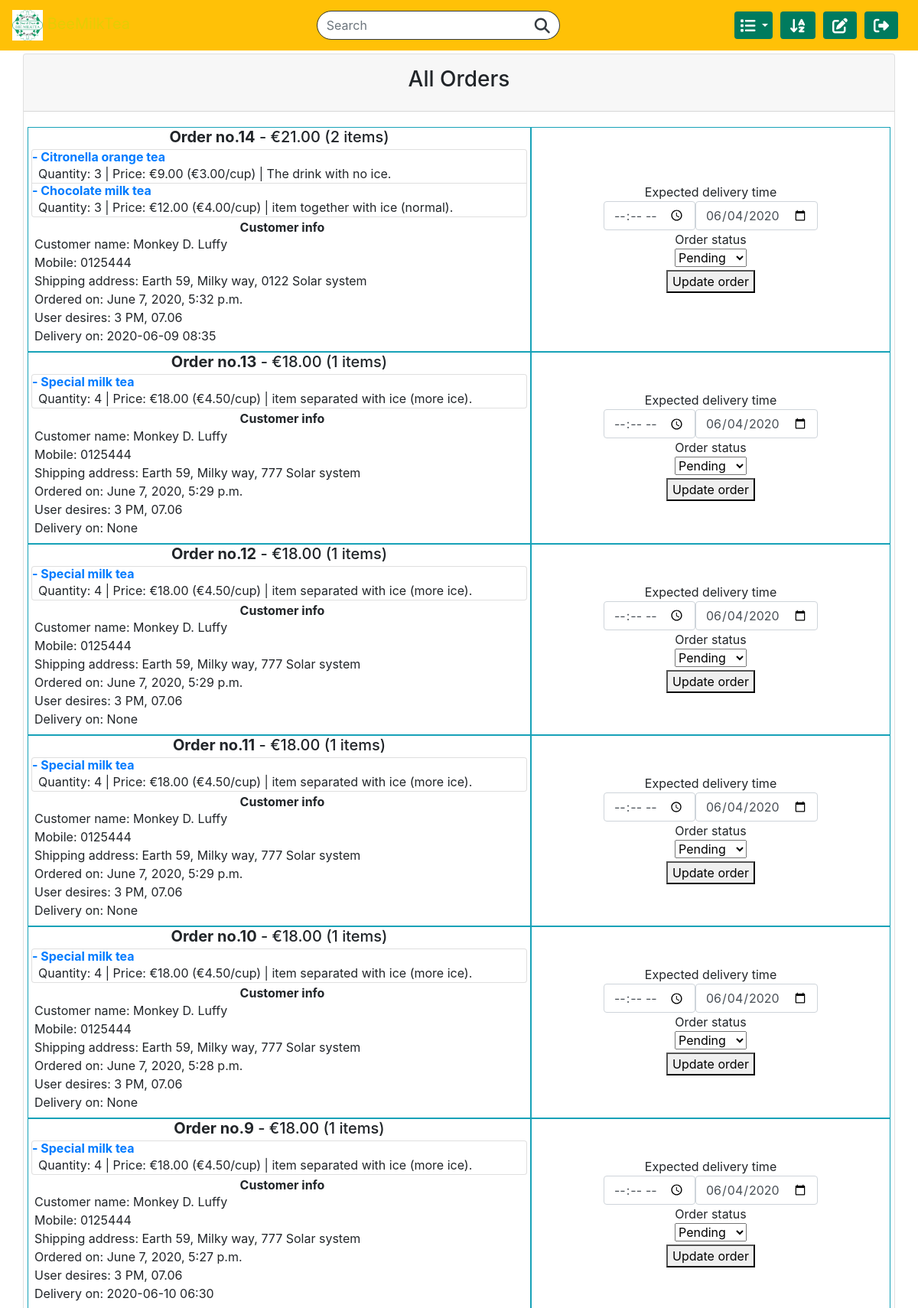
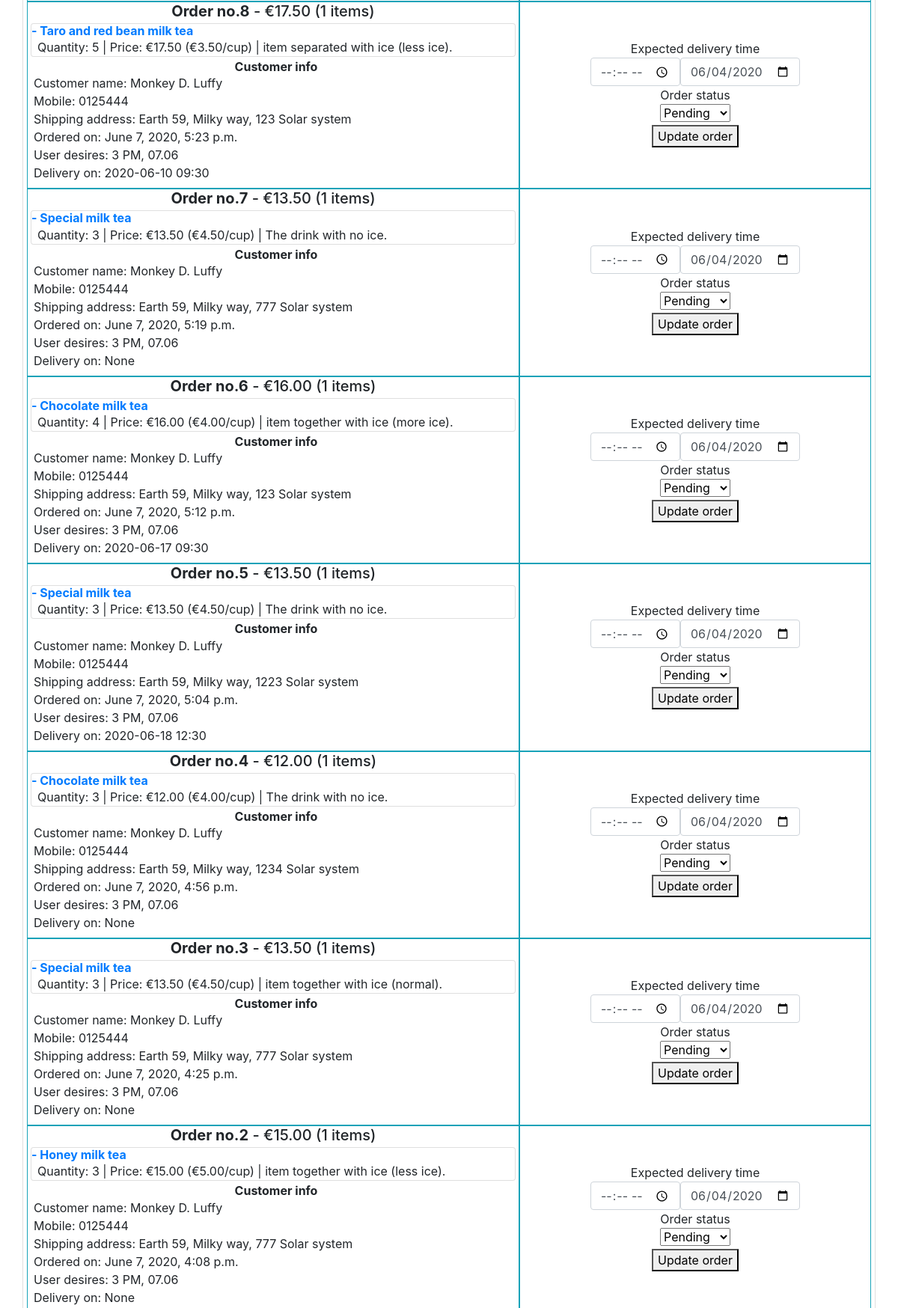
The app's page /manageOrder (signed in, upper part) with its own data (2 pictures, top to bottom).
### orders/models.py (models this page shows, shortened)
class Order(models.Model):
    user = models.ForeignKey(User, on_delete=models.CASCADE, related_name="usernames")
    ordered_items = models.ManyToManyField(Ordered_item, blank=True, related_name="items")
    name = models.CharField(max_length=32, blank=True)
    mobile = models.CharField(max_length=16, blank=True)
    shipping_address = models.TextField(blank=True)
    email = models.CharField(max_length=64, blank=True)
    total_price = models.DecimalField(decimal_places=2, max_digits=6)
    ordered_time = models.DateTimeField(auto_now_add=True)
    expected_time_request = models.TextField(blank=True)
    delivery_time = models.CharField(max_length=32, blank=True, null=True)
    status = models.CharField(max_length=32, choices=STATUS, default='Pending')

class Product(models.Model):
    name = models.CharField(max_length=64)
    category = models.CharField(max_length=32, choices=CATEGORIES, default='MILK TEA')
    price = models.DecimalField(decimal_places=2, max_digits=5)
    unit = models.CharField(max_length=10, default='1 ly')
    availability = models.CharField(max_length=32, choices=AVAILABILITIES, default='available')
    quantity = models.IntegerField()
    description_short = models.CharField(max_length=64, default='available')
    description_long = models.TextField(default='available')
    image = models.ImageField(verbose_name="Product Image", upload_to="orders/static/orders/images/", default=None, blank=True)
    image_filename = models.CharField(max_length=256, default="image.jpg")

class Ordered_item(models.Model):
    product = models.ForeignKey(Product, on_delete=models.CASCADE, related_name="product")
    quantity = models.IntegerField()
    price_quantity = models.DecimalField(decimal_places=2, max_digits=5)
    notice = models.TextField(blank=True)

### orders/views.py (the view, shortened to what this page needs)
# urls.py: path("manageOrder", views.manageOrder_view, name="manageOrder"),
def manageOrder_view(request):
    if request.user.is_superuser:
        all_orders = list_detail_orders(Order.objects.all())
        context = {
            "orders": all_orders,
        }
        return render(request, 'orders/manageOrder.html', context)
    else:
        return HttpResponseRedirect(reverse("index"))

### orders/templates/orders/manageOrder.html (shortened to what this page needs)
{% extends "orders/base.html" %}
{% block main %}
<div class="container-md cart p-0 mt-3 mb-3">
  <div class="card">
    <div class="card-header pt-3 pb-3 pl-0 pr-0">
      <h3 class="text-center">All Orders</h3>
    </div>
    <div class="card-body">
      <div class="row">
        {% for id, order in orders.items %}
        <div class="col-7 border border-info p-0">
          <h5 class="text-center m-0"><b>Order no.{{ id }}</b> - €{{ order.total_price }} ({{ order.item_count }} items)</h5>
          <ul class="list-group m-1">
            {% for item in order.ordered_products %}
            <li class="list-group-item p-0">
              <a href="/item/${item["id"]}"><h6 class="m-0"><b>- {{ item.name }}</b></h6></a>
              <p class="m-0 pl-2">Quantity: {{ item.quantity }} | Price: €{{ item.price }} (€{{ item.basic_price }}/{{ item.unit }}) | {{ item.user_request }}</p>
            </li>
            {% endfor %}
          </ul>
          <div class="reciever_info ml-2 mb-2">
            <h6 class="text-center mb-0"><b>Customer info</b></h6>
            <p class="m-0">Customer name: {{ order.customer_name }}</p>
            <p class="m-0">Mobile: {{ order.customer_mobile }}</p>
            <p class="m-0">Shipping address: {{ order.shipping_address }}</p>
            <p class="m-0">Ordered on: {{ order.customer_ordered_time }}</p>
            <p class="m-0">User desires: {{ order.customer_desires }}</p>
            <p class="m-0">Delivery on: {{ order.delivery_time }}</p>
          </div>
        </div>
        <div class="col-5 d-flex align-items-center border border-info p-0">
          <div class="text-center w-100">
            {% if order.status == "Delivered"%}
              <p>{{ order.status }}</p>
            {% else %}
              <form action="/manageOrder" class="mb-1" method="post">
                <div class="form-group m-0">
                  <label for="datetime" class="m-0">Expected delivery time</label>
                  <div class="d-sm-flex justify-content-center">
                    <div class="text-center">
                      <input type="time" name="time" style="width: 120px;" class="form-control" id="datetime">
                    </div>
                    <div class="">
                      <input class="form-control" name="date" style="width: 160px;" type="date" value="2020-06-04" id="example-date-input">
                    </div>
                  </div>
                </div>
                <div class="form-group m-0">
                  <label for="status" class="m-0" mt-2>Order status</label>
                  <div class="d-flex justify-content-center">
                    <select class="selectpicker price-select" data-width="100px" name="status" data-style="btn-success">
                      <option value="Pending">Pending</option>
                    </select>
                  </div>
                </div>
                <button class="button-confirm mt-1" type="submit">Update order</button>
              </form>
            {% endif %}
          </div>
        </div>
        {% endfor %}
      </div>
    </div>
  </div>
</div>
{% endblock %}

### orders/static/orders/css/styles.css (style rules this page uses)
html { min-height: 100%; position: relative; }
body { margin-bottom: 100px; margin-top: 70px; }

### records on screen
Order: total_price "21.00", customer_name "Monkey D. Luffy", customer_mobile "0125444", shipping_address "Earth 59, Milky way, 0122 Solar system", customer_ordered_time "June 7, 2020, 5:32 p.m.", customer_desires "3 PM, 07.06", delivery_time "2020-06-09 08:35"
Product: name "Citronella orange tea", basic_price "3.00", unit "cup"
Ordered_item: price "9.00", user_request "The drink with no ice."
Product: name "Chocolate milk tea" "Chocolate milk tea" "Chocolate milk tea", basic_price "4.00" "4.00" "4.00", unit "cup" "cup" "cup"
Ordered_item: price "12.00", user_request "item together with ice (normal)."
Order: total_price "18.00", customer_name "Monkey D. Luffy", customer_mobile "0125444", shipping_address "Earth 59, Milky way, 777 Solar system", customer_ordered_time "June 7, 2020, 5:29 p.m.", customer_desires "3 PM, 07.06"
Product: name "Special milk tea" "Special milk tea" "Special milk tea" "Special milk tea" "Special milk tea" "Special milk tea" "Special milk tea" "Special milk tea", basic_price "4.50" "4.50" "4.50" "4.50" "4.50" "4.50" "4.50" "4.50", unit "cup" "cup" "cup" "cup" "cup" "cup" "cup" "cup"
Ordered_item: price "18.00", user_request "item separated with ice (more ice)."
Order: total_price "18.00", customer_name "Monkey D. Luffy", customer_mobile "0125444", shipping_address "Earth 59, Milky way, 777 Solar system", customer_ordered_time "June 7, 2020, 5:29 p.m.", customer_desires "3 PM, 07.06"
Ordered_item: price "18.00", user_request "item separated with ice (more ice)."
Order: total_price "18.00", customer_name "Monkey D. Luffy", customer_mobile "0125444", shipping_address "Earth 59, Milky way, 777 Solar system", customer_ordered_time "June 7, 2020, 5:29 p.m.", customer_desires "3 PM, 07.06"
Ordered_item: price "18.00", user_request "item separated with ice (more ice)."
Order: total_price "18.00", customer_name "Monkey D. Luffy", customer_mobile "0125444", shipping_address "Earth 59, Milky way, 777 Solar system", customer_ordered_time "June 7, 2020, 5:28 p.m.", customer_desires "3 PM, 07.06"
Ordered_item: price "18.00", user_request "item separated with ice (more ice)."
Order: total_price "18.00", customer_name "Monkey D. Luffy", customer_mobile "0125444", shipping_address "Earth 59, Milky way, 777 Solar system", customer_ordered_time "June 7, 2020, 5:27 p.m.", customer_desires "3 PM, 07.06", delivery_time "2020-06-10 06:30"
Ordered_item: price "18.00", user_request "item separated with ice (more ice)."
Order: total_price "17.50", customer_name "Monkey D. Luffy", customer_mobile "0125444", shipping_address "Earth 59, Milky way, 123 Solar system", customer_ordered_time "June 7, 2020, 5:23 p.m.", customer_desires "3 PM, 07.06", delivery_time "2020-06-10 09:30"
Product: name "Taro and red bean milk tea", basic_price "3.50", unit "cup"
Ordered_item: price "17.50", user_request "item separated with ice (less ice)."
Order: total_price "13.50", customer_name "Monkey D. Luffy", customer_mobile "0125444", shipping_address "Earth 59, Milky way, 777 Solar system", customer_ordered_time "June 7, 2020, 5:19 p.m.", customer_desires "3 PM, 07.06"
Ordered_item: price "13.50", user_request "The drink with no ice."
Order: total_price "16.00", customer_name "Monkey D. Luffy", customer_mobile "0125444", shipping_address "Earth 59, Milky way, 123 Solar system", customer_ordered_time "June 7, 2020, 5:12 p.m.", customer_desires "3 PM, 07.06", delivery_time "2020-06-17 09:30"
Ordered_item: price "16.00", user_request "item together with ice (more ice)."
Order: total_price "13.50", customer_name "Monkey D. Luffy", customer_mobile "0125444", shipping_address "Earth 59, Milky way, 1223 Solar system", customer_ordered_time "June 7, 2020, 5:04 p.m.", customer_desires "3 PM, 07.06", delivery_time "2020-06-18 12:30"
Ordered_item: price "13.50", user_request "The drink with no ice."
Order: total_price "12.00", customer_name "Monkey D. Luffy", customer_mobile "0125444", shipping_address "Earth 59, Milky way, 1234 Solar system", customer_ordered_time "June 7, 2020, 4:56 p.m.", customer_desires "3 PM, 07.06"
Ordered_item: price "12.00", user_request "The drink with no ice."
Order: total_price "13.50", customer_name "Monkey D. Luffy", customer_mobile "0125444", shipping_address "Earth 59, Milky way, 777 Solar system", customer_ordered_time "June 7, 2020, 4:25 p.m.", customer_desires "3 PM, 07.06"
Ordered_item: price "13.50", user_request "item together with ice (normal)."
Order: total_price "15.00", customer_name "Monkey D. Luffy", customer_mobile "0125444", shipping_address "Earth 59, Milky way, 777 Solar system", customer_ordered_time "June 7, 2020, 4:08 p.m.", customer_desires "3 PM, 07.06"
Product: name "Honey milk tea", basic_price "5.00", unit "cup"
Ordered_item: price "15.00", user_request "item together with ice (less ice)."

### other values on screen
{{ id }} "14" "13" "12" "11" "10" "9" "8" "7" "6" "5" "4" "3" "2"
{{ order.item_count }} "2" "1" "1" "1" "1" "1" "1" "1" "1" "1" "1" "1" "1"
{{ item.quantity }} "3" "3" "4" "4" "4" "4" "4" "5" "3" "4" "3" "3" "3" "3"
{{ order.delivery_time }} "None" "None" "None" "None" "None" "None" "None" "None"
